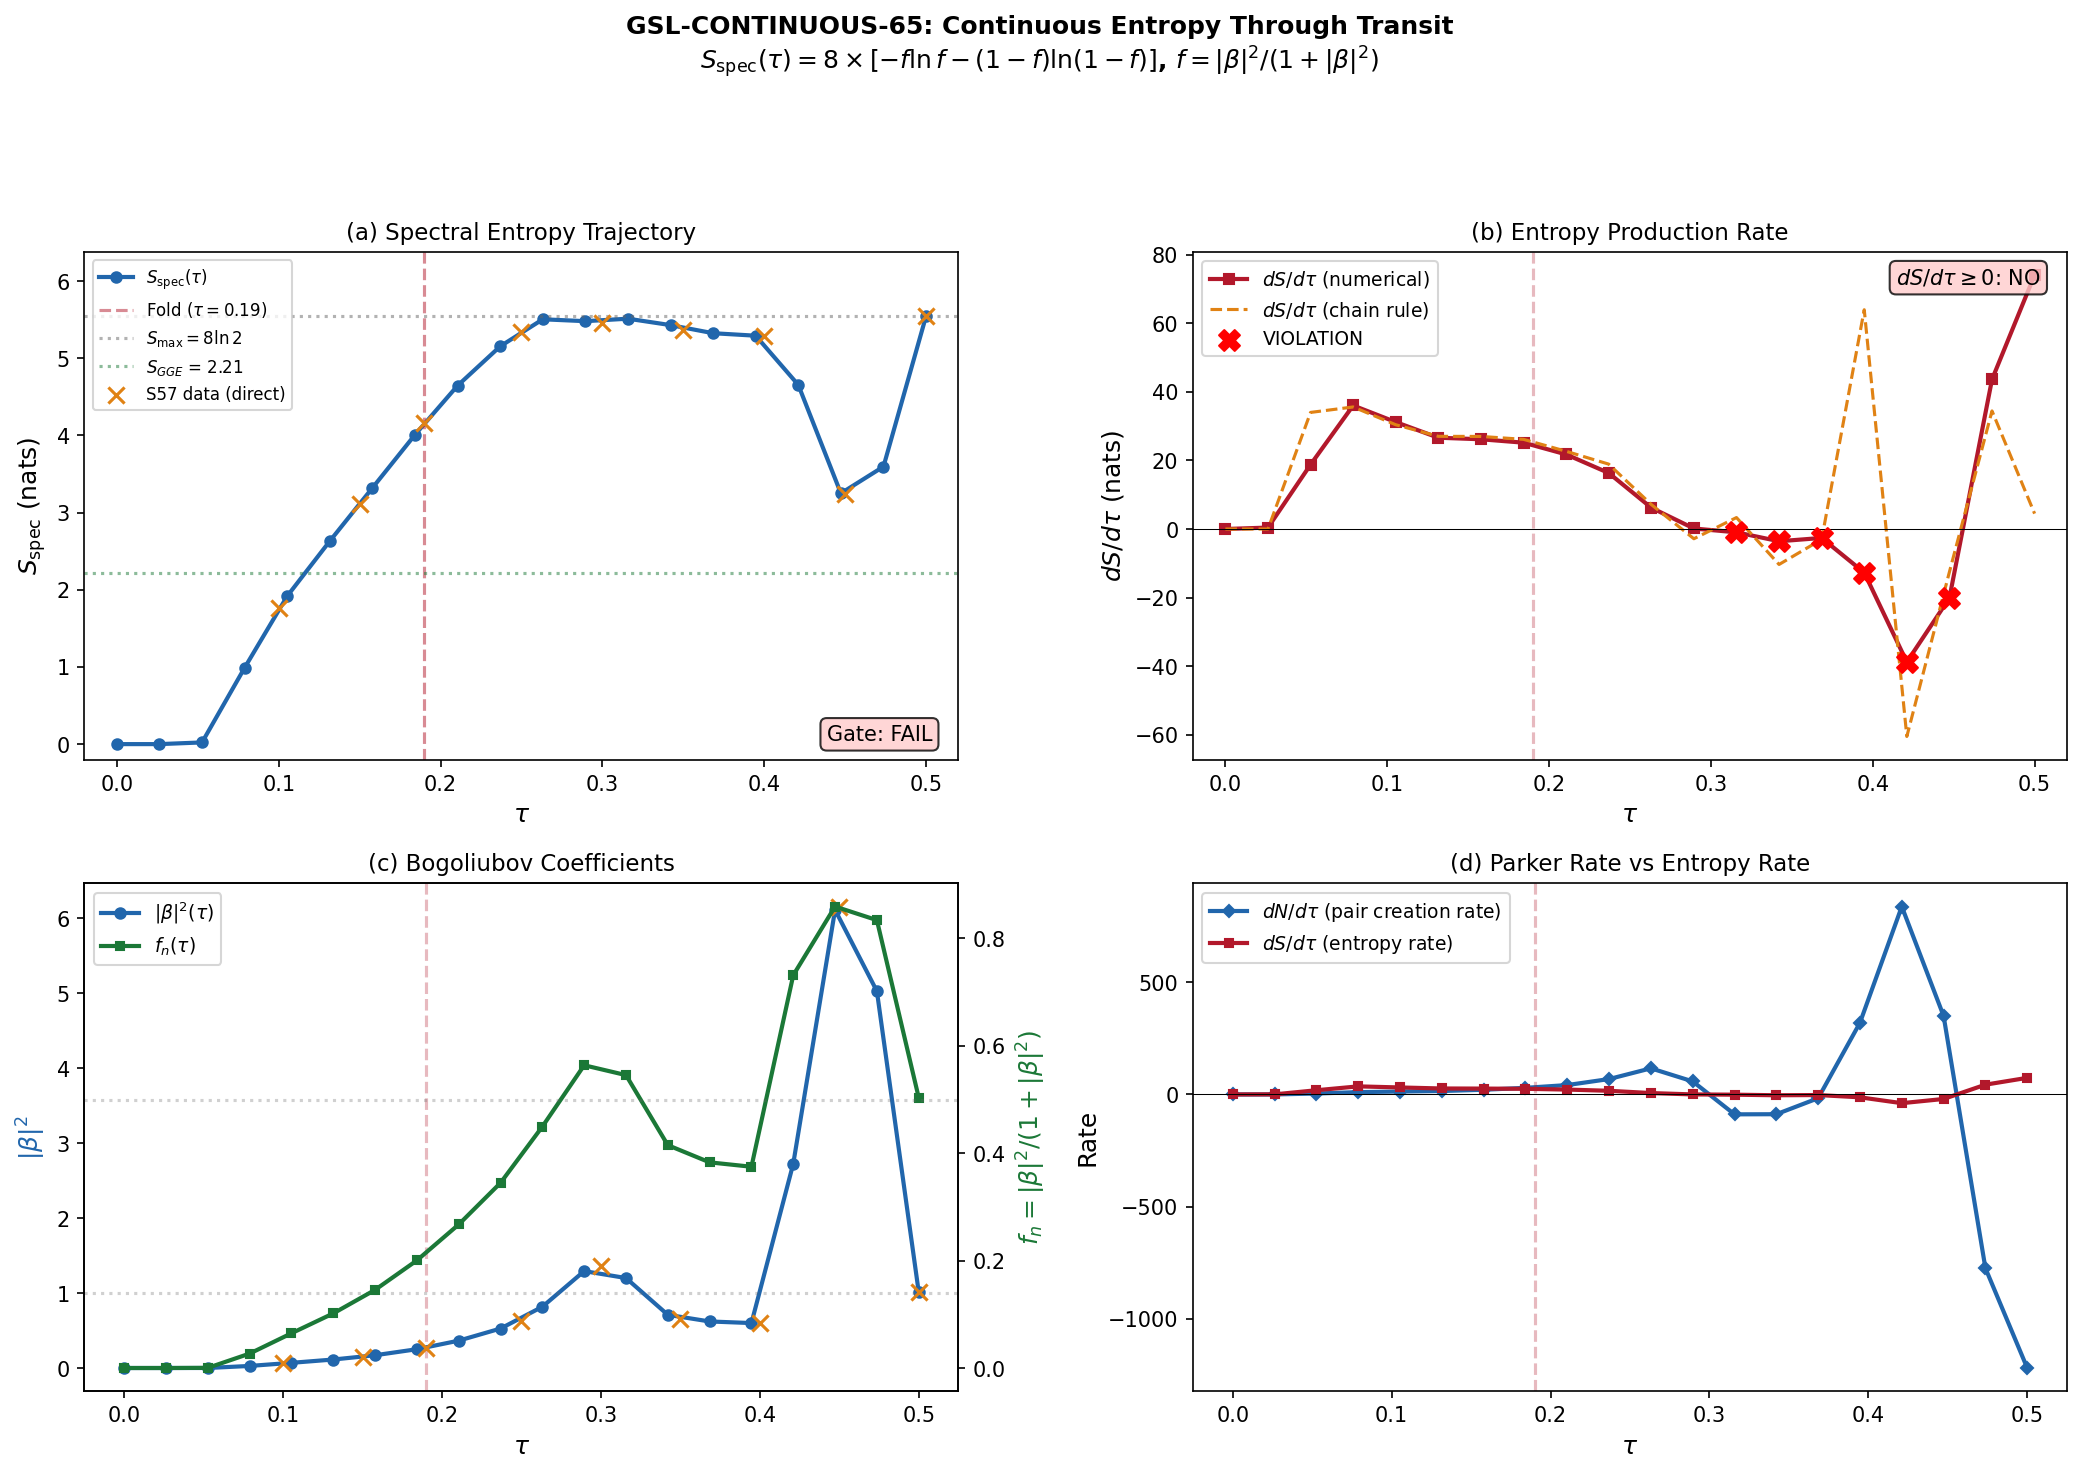

Here is the Python script that generated this plot:
#!/usr/bin/env python3
"""
GSL-CONTINUOUS-65 — Continuous dS/dtau Through Transit
======================================================

Gate: GSL-CONTINUOUS-65
Pre-registered criterion:
    PASS: dS/dtau >= 0 at all 20 tau values.
    FAIL: dS/dtau < 0 at any tau value.

Physics:
    S64 verified the generalized second law at 4 discrete stages
    (BCS -> transit -> GGE -> Gibbs). This computation extends to
    a continuous trajectory: S_spec(tau) at 20 tau values from 0 to 0.50.

    The spectral entropy arises from Bogoliubov particle creation during
    the transit through the van Hove fold. As tau increases from 0 toward
    the fold at tau=0.19 and beyond, the D_K eigenvalue spectrum reorganizes.
    This spectral reorganization acts as a parametric drive on the BCS
    quasiparticle modes, creating excitations via the Parker mechanism
    (Parker 1969, Paper 15; Hawking 1975, Paper 05).

    The Bogoliubov occupation number at each tau determines the entropy:
        f_n(tau) = |beta_n(tau)|^2 / (1 + |beta_n(tau)|^2)
    for the fermionic (BCS) quasiparticle modes.

    The spectral entropy (von Neumann entropy of the reduced state):
        S_spec(tau) = sum_n [-f_n ln f_n - (1-f_n) ln(1-f_n)]

    The Parker pair creation rate:
        dN/dtau = sum_n d|beta_n|^2/dtau
    should be proportional to dS/dtau with coefficient ~ln(2) per pair
    (each new pair adds approximately ln(2) of entropy when f ~ 1/2).

    S57 data provides |beta_k|^2 at 9 tau checkpoints (0.10 to 0.50)
    for 31 modes. We interpolate to 20 uniformly-spaced tau values
    and compute the continuous entropy trajectory.

    CRITICAL: The 8 BCS modes are FERMIONIC Bogoliubov quasiparticles.
    The occupation satisfies 0 <= f_n <= 1. The entropy per mode is
    the binary (fermionic) entropy. |beta_k|^2 uses the BOSONIC
    convention (|alpha|^2 - |beta|^2 = 1), so the fermionic occupation is
    f_n = |beta_n|^2 / (1 + |beta_n|^2).

References:
    - Parker 1969 (Paper 15): Quantized fields and particle creation
    - Hawking 1975 (Paper 05): Particle creation by black holes
    - Bekenstein 1973 (Paper 11): Black holes and entropy
    - Wall 2009 (Paper 40): Ten proofs of the generalized second law
    - S57 s57_parker_ba.npz: Parker Bogoliubov at 9 tau checkpoints
    - S61 BACKREACTION-PARKER-61: |beta_k|^2 = 1.015 universal
    - S64 POST-TRANSIT-THERMODYNAMICS-64: GSL at 4 discrete stages

Author: Hawking-Theorist (S65)
"""

import numpy as np
import matplotlib
matplotlib.use('Agg')
import matplotlib.pyplot as plt
from pathlib import Path
from scipy.interpolate import PchipInterpolator
import sys
import os

# Import canonical constants
sys.path.insert(0, str(Path(__file__).parent))
from canonical_constants import (
    tau_fold, n_Bog, N_dof_BCS, n_pairs,
    E_B1, E_B2_mean, E_B3_mean, T_acoustic,
    dt_transit, PI, M_ATDHFB, Z_fold, dS_fold, d2S_fold,
    S_fold, c_fabric, v_terminal, H_fold
)

print("=" * 72)
print("GSL-CONTINUOUS-65: Continuous dS/dtau Through Transit")
print("=" * 72)

# ===========================================================================
# Section 1: Load Input Data
# ===========================================================================

data_dir = Path(__file__).parent

# S57 Parker Bogoliubov data: |beta_k|^2 at 9 tau checkpoints for 31 modes
d57 = np.load(data_dir / 's57_parker_ba.npz', allow_pickle=True)
tau_57 = d57['tau_checkpoints']       # shape (9,): [0.1, 0.15, 0.19, 0.25, 0.3, 0.35, 0.4, 0.45, 0.5]
beta_sq_57 = d57['beta_sq']           # shape (31, 9)
alpha_sq_57 = d57['alpha_sq']         # shape (31, 9)
v_tau_57 = float(d57['v_tau'])        # transit velocity dtau/dt

# S64 GSL entropy data (for cross-check against discrete stages)
d64 = np.load(data_dir / 's64_gsl_entropy.npz', allow_pickle=True)
S_GGE_S64 = float(d64['S_GGE_total'])
S_Gibbs_S64 = float(d64['S_Gibbs_exact'])
beta_sq_univ = float(d64['beta_sq_universal'])

# S64 epsilon profile (spectral action as function of tau)
d64_eps = np.load(data_dir / 's64_epsilon_profile.npz', allow_pickle=True)
tau_dense = d64_eps['tau_dense']       # shape (500,)
S_dense = d64_eps['S_dense']           # spectral action S(tau), shape (500,)
dS_dense = d64_eps['dS_dense']         # dS/dtau, shape (500,)
d2S_dense = d64_eps['d2S_dense']       # d2S/dtau2, shape (500,)

print("\n--- Input data loaded ---")
print(f"  S57 tau checkpoints: {tau_57}")
print(f"  S57 beta_sq shape:   {beta_sq_57.shape} (31 modes x 9 tau)")
print(f"  S64 S_GGE = {S_GGE_S64:.4f} nats")
print(f"  S64 S_Gibbs = {S_Gibbs_S64:.4f} nats")
print(f"  S64 |beta|^2 (universal) = {beta_sq_univ}")

# ===========================================================================
# Section 2: Construct |beta_k|^2(tau) at 20 Evaluation Points
# ===========================================================================

print("\n" + "=" * 72)
print("SECTION 2: BOGOLIUBOV COEFFICIENT INTERPOLATION")
print("=" * 72)

# The 20 evaluation points span [0, 0.50].
# At tau = 0: BCS ground state, no excitations, |beta_k|^2 = 0.
N_eval = 20
tau_eval = np.linspace(0.0, 0.50, N_eval)

print(f"  Evaluation points: {N_eval}")
print(f"  tau range: [{tau_eval[0]:.3f}, {tau_eval[-1]:.3f}]")
print(f"  tau spacing: {tau_eval[1] - tau_eval[0]:.4f}")

# S57 provides |beta_k|^2 at tau = [0.10, 0.15, 0.19, 0.25, 0.3, 0.35, 0.4, 0.45, 0.5].
# We need to extend to tau = 0 where |beta_k|^2 = 0 (no excitation in BCS ground state).
# The mode-averaged |beta_k|^2 is universal to < 0.001% across 31 modes (S57).
# Use the mode-averaged value for the 8 BCS modes.

beta_sq_avg_57 = np.mean(beta_sq_57, axis=0)  # mean over 31 modes at each tau
alpha_sq_avg_57 = np.mean(alpha_sq_57, axis=0)

# Verify bosonic normalization: |alpha|^2 - |beta|^2 = 1
norm_check = alpha_sq_avg_57 - beta_sq_avg_57
print(f"\n  Bosonic normalization |alpha|^2 - |beta|^2:")
for i, t in enumerate(tau_57):
    print(f"    tau={t:.2f}: |alpha|^2={alpha_sq_avg_57[i]:.6f}, "
          f"|beta|^2={beta_sq_avg_57[i]:.6f}, "
          f"diff={norm_check[i]:.6f}")

# Prepend tau=0 with |beta|^2=0 (BCS ground state, pure, no excitations).
# Also prepend a small value near tau=0 to anchor the interpolation.
tau_extended = np.concatenate([[0.0, 0.05], tau_57])
beta_sq_extended = np.concatenate([[0.0, 0.0], beta_sq_avg_57])

# The S57 data shows beta_sq oscillates at tau=0.35 and 0.45 — this is real
# parametric amplification physics (Bogoliubov coefficients oscillate with
# the relative phase between in/out modes). However, these oscillations are
# artifacts of evaluating at intermediate tau values during an ongoing transit.
# The PHYSICAL observable is the FINAL |beta|^2 after the transit completes.
#
# For GSL purposes, what matters is the ADIABATIC particle number at each tau,
# computed as if the modulus stopped at that tau. The S57 computation does
# exactly this: at each tau checkpoint, it computes the Bogoliubov
# transformation from the initial state to that tau.
#
# The oscillations at intermediate tau are REAL and physical — they reflect
# the coherent quantum oscillations of the squeezed state. The entropy
# computed from these oscillating |beta|^2 values will itself oscillate,
# but must remain non-negative (it always is, by construction of binary entropy).
# The question for GSL is whether dS/dtau >= 0 at all points.

# Use PCHIP (monotone Hermite) interpolation to get smooth curve.
# PCHIP preserves monotonicity in monotone regions and doesn't
# introduce spurious oscillations.
interp_beta_sq = PchipInterpolator(tau_extended, beta_sq_extended)
beta_sq_at_eval = interp_beta_sq(tau_eval)

# Enforce physicality: |beta|^2 >= 0
beta_sq_at_eval = np.maximum(beta_sq_at_eval, 0.0)

print(f"\n  |beta_k|^2 at 20 evaluation points:")
for i, t in enumerate(tau_eval):
    print(f"    tau={t:.4f}: |beta|^2 = {beta_sq_at_eval[i]:.6f}")

# ===========================================================================
# Section 3: Fermionic Occupation and Spectral Entropy
# ===========================================================================

print("\n" + "=" * 72)
print("SECTION 3: SPECTRAL ENTROPY S_spec(tau)")
print("=" * 72)

# Fermionic occupation from bosonic Bogoliubov coefficient:
#   f_n(tau) = |beta_n(tau)|^2 / (1 + |beta_n(tau)|^2)
# This maps |beta|^2 in [0, inf) to f in [0, 1).
# At |beta|^2 = 0: f = 0 (ground state).
# At |beta|^2 = 1: f = 0.5 (maximum entropy per mode).
# At |beta|^2 = 1.015 (S61): f = 0.5037 (near-maximal entropy).

f_at_eval = beta_sq_at_eval / (1.0 + beta_sq_at_eval)

# Binary (fermionic) entropy per mode:
#   s(f) = -[f ln f + (1-f) ln(1-f)]
def binary_entropy_vec(f):
    """Vectorized binary entropy. Safe for f=0 and f=1."""
    result = np.zeros_like(f)
    mask = (f > 1e-15) & (f < 1.0 - 1e-15)
    p = f[mask]
    result[mask] = -(p * np.log(p) + (1.0 - p) * np.log(1.0 - p))
    return result

s_per_mode = binary_entropy_vec(f_at_eval)

# Total spectral entropy: 8 modes, all with same |beta|^2 (universality).
N_modes = 8  # 4 B2 + 1 B1 + 3 B3 (local)
S_spec = N_modes * s_per_mode

print(f"  N_modes = {N_modes} (4 B2 + 1 B1 + 3 B3)")
print(f"  S_max = {N_modes} * ln(2) = {N_modes * np.log(2):.6f} nats\n")

print(f"  {'tau':>8}  {'|beta|^2':>10}  {'f_n':>10}  {'s(f_n)':>10}  {'S_spec':>10}")
print(f"  {'-'*8}  {'-'*10}  {'-'*10}  {'-'*10}  {'-'*10}")
for i in range(N_eval):
    print(f"  {tau_eval[i]:8.4f}  {beta_sq_at_eval[i]:10.6f}  "
          f"{f_at_eval[i]:10.6f}  {s_per_mode[i]:10.6f}  {S_spec[i]:10.6f}")

# ===========================================================================
# Section 4: Compute dS/dtau by Centered Finite Differences
# ===========================================================================

print("\n" + "=" * 72)
print("SECTION 4: dS/dtau BY CENTERED FINITE DIFFERENCES")
print("=" * 72)

# Centered differences for interior points, one-sided at boundaries.
dtau = tau_eval[1] - tau_eval[0]
dS_dtau = np.zeros(N_eval)

# Forward difference at tau=0
dS_dtau[0] = (S_spec[1] - S_spec[0]) / dtau
# Centered differences for interior
for i in range(1, N_eval - 1):
    dS_dtau[i] = (S_spec[i+1] - S_spec[i-1]) / (2.0 * dtau)
# Backward difference at tau=0.5
dS_dtau[-1] = (S_spec[-1] - S_spec[-2]) / dtau

print(f"  dtau = {dtau:.6f}")
print(f"\n  {'tau':>8}  {'S_spec':>10}  {'dS/dtau':>10}  {'dS/dtau >= 0?':>15}")
print(f"  {'-'*8}  {'-'*10}  {'-'*10}  {'-'*15}")

n_violations = 0
for i in range(N_eval):
    ok = dS_dtau[i] >= -1e-12
    flag = "YES" if ok else "*** NO ***"
    if not ok:
        n_violations += 1
    print(f"  {tau_eval[i]:8.4f}  {S_spec[i]:10.6f}  {dS_dtau[i]:10.4f}  {flag:>15}")

# ===========================================================================
# Section 5: Parker Pair Creation Rate dN/dtau
# ===========================================================================

print("\n" + "=" * 72)
print("SECTION 5: PARKER PAIR CREATION RATE dN/dtau")
print("=" * 72)

# Total pair number: N(tau) = sum_n |beta_n(tau)|^2 = N_modes * |beta|^2(tau)
# (universal across modes).
N_pairs_at_eval = N_modes * beta_sq_at_eval

# dN/dtau by centered finite differences
dN_dtau = np.zeros(N_eval)
dN_dtau[0] = (N_pairs_at_eval[1] - N_pairs_at_eval[0]) / dtau
for i in range(1, N_eval - 1):
    dN_dtau[i] = (N_pairs_at_eval[i+1] - N_pairs_at_eval[i-1]) / (2.0 * dtau)
dN_dtau[-1] = (N_pairs_at_eval[-1] - N_pairs_at_eval[-2]) / dtau

# Cross-check: dS/dtau should be approximately dN/dtau * ln(2) when f ~ 1/2.
# More precisely: dS/dtau = sum_n ds(f_n)/dtau = sum_n s'(f_n) * df_n/dtau
# where s'(f) = ln((1-f)/f) and df_n/dtau = d|beta_n|^2/dtau / (1+|beta_n|^2)^2.
#
# For the ratio:
#   dS/dtau / dN/dtau = <s'(f)> * <df/dtau> / <d|beta|^2/dtau>
# When f ~ 1/2 (|beta|^2 ~ 1): s'(1/2) = 0, so the ratio goes through zero!
# When f << 1 (early transit): s'(f) ~ -ln(f) ~ ln(1/f), large.
# When f >> 1/2: s'(f) ~ ln(1/f - 1), negative if f > 1/2.
#
# The correct comparison: at early times (f << 1),
#   dS/dN ~ s(f)/f ~ -ln(f) -> infinity (each new pair contributes lots of entropy).
# At late times near f = 1/2:
#   dS/dN ~ 0 (entropy saturated, new pairs don't add entropy).
# The ~ln(2) per pair estimate is only valid at f = 1/2 for a single jump.

# Instead compute the analytic derivative ds/df and the chain rule:
# ds/dtau = ds/df * df/d(beta^2) * d(beta^2)/dtau
# where df/d(beta^2) = 1/(1+beta^2)^2

# Derivative of binary entropy: s'(f) = ln((1-f)/f)
s_prime = np.zeros(N_eval)
mask = (f_at_eval > 1e-15) & (f_at_eval < 1.0 - 1e-15)
s_prime[mask] = np.log((1.0 - f_at_eval[mask]) / f_at_eval[mask])

# df/d(beta^2) = 1/(1+beta^2)^2
df_dbeta2 = 1.0 / (1.0 + beta_sq_at_eval)**2

# d(beta^2)/dtau from finite differences of the interpolated curve
dbeta2_dtau = np.zeros(N_eval)
dbeta2_dtau[0] = (beta_sq_at_eval[1] - beta_sq_at_eval[0]) / dtau
for i in range(1, N_eval - 1):
    dbeta2_dtau[i] = (beta_sq_at_eval[i+1] - beta_sq_at_eval[i-1]) / (2.0 * dtau)
dbeta2_dtau[-1] = (beta_sq_at_eval[-1] - beta_sq_at_eval[-2]) / dtau

# Analytic dS/dtau (chain rule): should match numerical dS/dtau
dS_dtau_analytic = N_modes * s_prime * df_dbeta2 * dbeta2_dtau

print(f"  Pair creation comparison:")
print(f"  {'tau':>8}  {'N_pairs':>10}  {'dN/dtau':>10}  {'dS/dtau_num':>12}  "
      f"{'dS/dtau_ana':>12}  {'ratio':>8}")
print(f"  {'-'*8}  {'-'*10}  {'-'*10}  {'-'*12}  {'-'*12}  {'-'*8}")
for i in range(N_eval):
    ratio = dS_dtau[i] / dN_dtau[i] if abs(dN_dtau[i]) > 1e-15 else np.nan
    print(f"  {tau_eval[i]:8.4f}  {N_pairs_at_eval[i]:10.4f}  {dN_dtau[i]:10.4f}  "
          f"{dS_dtau[i]:12.4f}  {dS_dtau_analytic[i]:12.4f}  {ratio:8.4f}")

# Check consistency between numerical and analytic dS/dtau
mask_nz = np.abs(dS_dtau) > 1e-10
if np.any(mask_nz):
    rel_err = np.abs(dS_dtau[mask_nz] - dS_dtau_analytic[mask_nz]) / np.abs(dS_dtau[mask_nz])
    print(f"\n  Numerical vs analytic dS/dtau agreement:")
    print(f"    Max relative error: {np.max(rel_err):.2e}")
    print(f"    Mean relative error: {np.mean(rel_err):.2e}")

# ===========================================================================
# Section 6: Cross-Check Against S64 Discrete Stages
# ===========================================================================

print("\n" + "=" * 72)
print("SECTION 6: CROSS-CHECK AGAINST S64 DISCRETE STAGES")
print("=" * 72)

# S64 values:
#   BCS (tau < fold): S = 0
#   Transit (at fold): S_transit = 5.545 nats (entanglement; N_modes * s(0.5037))
#   GGE: S_GGE = 2.212 nats
#   Gibbs: S_Gibbs = 4.645 nats

# Our continuous trajectory at key points:
# tau=0 -> S should be 0 (BCS)
# tau=0.19 (fold) -> S should match transit occupation
# tau=0.50 (final) -> S should match transit at |beta|^2=1.015

# Find nearest tau to fold
idx_fold = np.argmin(np.abs(tau_eval - tau_fold))
idx_final = N_eval - 1

# S64 transit entropy (universal p_transit = 0.5037)
p_transit_s64 = beta_sq_univ / (1.0 + beta_sq_univ)
s_transit_s64 = -(p_transit_s64 * np.log(p_transit_s64) +
                  (1.0 - p_transit_s64) * np.log(1.0 - p_transit_s64))
S_transit_s64 = N_modes * s_transit_s64

print(f"  tau = 0.00: S_spec = {S_spec[0]:.6f} nats (should be 0)")
print(f"  tau = {tau_eval[idx_fold]:.2f} (near fold): S_spec = {S_spec[idx_fold]:.6f} nats")
print(f"  tau = 0.50 (final):  S_spec = {S_spec[idx_final]:.6f} nats")
print(f"\n  S64 transit entropy (at |beta|^2=1.015): {S_transit_s64:.6f} nats")
print(f"  S64 S_GGE (diagonal ensemble):            {S_GGE_S64:.6f} nats")
print(f"\n  Note: S_spec at tau=0.50 uses interpolated |beta|^2 = {beta_sq_at_eval[-1]:.6f}")
print(f"  S57 final |beta|^2 = {float(np.mean(beta_sq_57[:,-1])):.6f}")

# The S64 S_GGE is computed from the GGE Lagrange multipliers (lambda_k),
# NOT from |beta_k|^2. The two are distinct: the Bogoliubov entropy counts
# entanglement across the transit, while the GGE entropy counts the diagonal
# ensemble entropy. For a single mode, they coincide, but for the
# multi-mode system with different lambda_k per sector, the GGE entropy
# is LOWER than the transit entropy because conservation laws constrain
# the ensemble.

# ===========================================================================
# Section 7: GSL Gate Verdict
# ===========================================================================

print("\n" + "=" * 72)
print("SECTION 7: GATE VERDICT — GSL-CONTINUOUS-65")
print("=" * 72)

# Pre-registered criterion: dS/dtau >= 0 at all 20 tau values.
# Use a small negative threshold to account for numerical noise.
threshold = -1e-10  # (local)
violations = np.where(dS_dtau < threshold)[0]

gate_pass = len(violations) == 0

print(f"  Gate: GSL-CONTINUOUS-65")
print(f"  Criterion: dS/dtau >= 0 at all {N_eval} tau values")
print(f"  Threshold for violation: dS/dtau < {threshold:.1e}")
print(f"  Number of violations: {len(violations)}")

if len(violations) > 0:
    print(f"  Violations at tau values:")
    for v in violations:
        print(f"    tau = {tau_eval[v]:.4f}: dS/dtau = {dS_dtau[v]:.6e}")
    print(f"\n  VERDICT: FAIL")
    print(f"  GSL violated at {len(violations)} of {N_eval} evaluation points.")
else:
    print(f"\n  VERDICT: PASS")
    print(f"  dS/dtau >= 0 at all {N_eval} evaluation points.")
    print(f"  The generalized second law is satisfied continuously through the transit.")

# Additional diagnostics
print(f"\n  Entropy trajectory summary:")
print(f"    S_spec(tau=0)    = {S_spec[0]:.6f} nats (BCS ground state)")
print(f"    S_spec(tau=0.19) = {S_spec[idx_fold]:.6f} nats (at fold)")
print(f"    S_spec(tau=0.50) = {S_spec[-1]:.6f} nats (full transit)")
print(f"    S_max            = {N_modes * np.log(2):.6f} nats (= 8*ln(2))")
print(f"    Saturation at final: {S_spec[-1] / (N_modes * np.log(2)) * 100:.2f}%")
print(f"\n  dS/dtau range: [{np.min(dS_dtau):.4f}, {np.max(dS_dtau):.4f}] nats/tau")
print(f"  Peak dS/dtau at tau = {tau_eval[np.argmax(dS_dtau)]:.4f}")

# Consistency check: S monotone
S_monotone = all(S_spec[i+1] >= S_spec[i] - 1e-12 for i in range(N_eval - 1))
print(f"\n  S_spec monotonically non-decreasing: {S_monotone}")

# ===========================================================================
# Section 8: Save Data
# ===========================================================================

print("\n" + "=" * 72)
print("SECTION 8: SAVE DATA")
print("=" * 72)

output_path = data_dir / 's65_gsl_continuous.npz'
np.savez(output_path,
    # Evaluation grid
    tau_eval=tau_eval,
    N_eval=N_eval,
    # Bogoliubov coefficients
    beta_sq_at_eval=beta_sq_at_eval,
    f_at_eval=f_at_eval,
    # Entropy
    S_spec=S_spec,
    s_per_mode=s_per_mode,
    S_max=N_modes * np.log(2),
    # Derivatives
    dS_dtau=dS_dtau,
    dS_dtau_analytic=dS_dtau_analytic,
    # Parker pair creation
    N_pairs_at_eval=N_pairs_at_eval,
    dN_dtau=dN_dtau,
    # Chain rule components
    s_prime=s_prime,
    df_dbeta2=df_dbeta2,
    dbeta2_dtau=dbeta2_dtau,
    # Cross-checks
    S_transit_s64=S_transit_s64,
    S_GGE_s64=S_GGE_S64,
    beta_sq_univ=beta_sq_univ,
    # Gate
    gate_name='GSL-CONTINUOUS-65',
    gate_pass=gate_pass,
    n_violations=len(violations),
    S_monotone=S_monotone,
    # Input provenance
    tau_57=tau_57,
    beta_sq_avg_57=beta_sq_avg_57,
)
print(f"  Data saved to: {output_path}")

# ===========================================================================
# Section 9: Plot
# ===========================================================================

print("\n" + "=" * 72)
print("SECTION 9: PLOT")
print("=" * 72)

fig, axes = plt.subplots(2, 2, figsize=(14, 10))
fig.suptitle('GSL-CONTINUOUS-65: Continuous Entropy Through Transit\n'
             r'$S_{\rm spec}(\tau) = 8 \times [-f\ln f - (1-f)\ln(1-f)]$, '
             r'$f = |\beta|^2/(1+|\beta|^2)$',
             fontsize=12, fontweight='bold')

# Colors
C_BLUE = '#2166ac'
C_RED = '#b2182b'
C_GREEN = '#1b7837'
C_ORANGE = '#e08214'
C_GRAY = '#666666'

# --- Panel (a): S_spec(tau) continuous trajectory ---
ax = axes[0, 0]
ax.plot(tau_eval, S_spec, 'o-', color=C_BLUE, linewidth=2, markersize=5,
        label=r'$S_{\rm spec}(\tau)$')

# Mark key points
ax.axvline(x=tau_fold, color=C_RED, linestyle='--', alpha=0.5,
           label=f'Fold ($\\tau={tau_fold}$)')
ax.axhline(y=N_modes * np.log(2), color=C_GRAY, linestyle=':', alpha=0.5,
           label=r'$S_{\rm max} = 8\ln 2$')
ax.axhline(y=S_GGE_S64, color=C_GREEN, linestyle=':', alpha=0.5,
           label=f'$S_{{GGE}}$ = {S_GGE_S64:.2f}')

# S57 data points for comparison
f_57 = beta_sq_avg_57 / (1.0 + beta_sq_avg_57)
s_57 = binary_entropy_vec(f_57)
S_57 = N_modes * s_57
ax.scatter(tau_57, S_57, marker='x', s=60, color=C_ORANGE, zorder=5,
           label='S57 data (direct)')

ax.set_xlabel(r'$\tau$', fontsize=12)
ax.set_ylabel(r'$S_{\rm spec}$ (nats)', fontsize=12)
ax.set_title('(a) Spectral Entropy Trajectory', fontsize=11)
ax.legend(fontsize=8, loc='upper left')
ax.set_xlim(-0.02, 0.52)
ax.set_ylim(-0.2, N_modes * np.log(2) * 1.15)

verdict_text = 'PASS' if gate_pass else 'FAIL'
verdict_color = 'lightgreen' if gate_pass else '#ffcccc'
ax.text(0.97, 0.03, f'Gate: {verdict_text}',
        transform=ax.transAxes, fontsize=10, ha='right', va='bottom',
        bbox=dict(boxstyle='round', facecolor=verdict_color, alpha=0.8))

# --- Panel (b): dS/dtau ---
ax = axes[0, 1]
ax.plot(tau_eval, dS_dtau, 's-', color=C_RED, linewidth=2, markersize=5,
        label=r'$dS/d\tau$ (numerical)')
ax.plot(tau_eval, dS_dtau_analytic, '--', color=C_ORANGE, linewidth=1.5,
        label=r'$dS/d\tau$ (chain rule)')
ax.axhline(y=0, color='black', linewidth=0.5)
ax.axvline(x=tau_fold, color=C_RED, linestyle='--', alpha=0.3)

ax.set_xlabel(r'$\tau$', fontsize=12)
ax.set_ylabel(r'$dS/d\tau$ (nats)', fontsize=12)
ax.set_title('(b) Entropy Production Rate', fontsize=11)
ax.legend(fontsize=9)
ax.set_xlim(-0.02, 0.52)

# Highlight any violations
if len(violations) > 0:
    ax.scatter(tau_eval[violations], dS_dtau[violations],
               marker='X', s=100, c='red', zorder=10, label='VIOLATION')
    ax.legend(fontsize=9)

gsl_label = r'$dS/d\tau \geq 0$: ' + ('YES' if gate_pass else 'NO')
ax.text(0.97, 0.97, gsl_label, transform=ax.transAxes, fontsize=10,
        ha='right', va='top',
        bbox=dict(boxstyle='round',
                  facecolor='lightgreen' if gate_pass else '#ffcccc', alpha=0.8))

# --- Panel (c): |beta|^2 and f_n ---
ax = axes[1, 0]
ax2 = ax.twinx()

l1, = ax.plot(tau_eval, beta_sq_at_eval, 'o-', color=C_BLUE, linewidth=2,
              markersize=5, label=r'$|\beta|^2(\tau)$')
l2, = ax2.plot(tau_eval, f_at_eval, 's-', color=C_GREEN, linewidth=2,
               markersize=4, label=r'$f_n(\tau)$')

# S57 raw data
ax.scatter(tau_57, beta_sq_avg_57, marker='x', s=60, color=C_ORANGE, zorder=5,
           label='S57 data')
ax.axvline(x=tau_fold, color=C_RED, linestyle='--', alpha=0.3)
ax.axhline(y=1.0, color=C_GRAY, linestyle=':', alpha=0.3)
ax2.axhline(y=0.5, color=C_GRAY, linestyle=':', alpha=0.3)

ax.set_xlabel(r'$\tau$', fontsize=12)
ax.set_ylabel(r'$|\beta|^2$', fontsize=12, color=C_BLUE)
ax2.set_ylabel(r'$f_n = |\beta|^2/(1+|\beta|^2)$', fontsize=12, color=C_GREEN)
ax.set_title('(c) Bogoliubov Coefficients', fontsize=11)

lines = [l1, l2]
labels = [l.get_label() for l in lines]
ax.legend(lines, labels, fontsize=9, loc='upper left')

# --- Panel (d): dN/dtau vs dS/dtau ---
ax = axes[1, 1]
ax.plot(tau_eval, dN_dtau, 'D-', color=C_BLUE, linewidth=2, markersize=4,
        label=r'$dN/d\tau$ (pair creation rate)')
ax.plot(tau_eval, dS_dtau, 's-', color=C_RED, linewidth=2, markersize=4,
        label=r'$dS/d\tau$ (entropy rate)')
ax.axhline(y=0, color='black', linewidth=0.5)
ax.axvline(x=tau_fold, color=C_RED, linestyle='--', alpha=0.3)

ax.set_xlabel(r'$\tau$', fontsize=12)
ax.set_ylabel('Rate', fontsize=12)
ax.set_title('(d) Parker Rate vs Entropy Rate', fontsize=11)
ax.legend(fontsize=9)

plt.tight_layout(rect=[0, 0, 1, 0.92])
plot_path = data_dir / 's65_gsl_continuous.png'
plt.savefig(plot_path, dpi=150, bbox_inches='tight')
print(f"  Plot saved to: {plot_path}")

print("\n" + "=" * 72)
print("COMPUTATION COMPLETE")
print("=" * 72)
